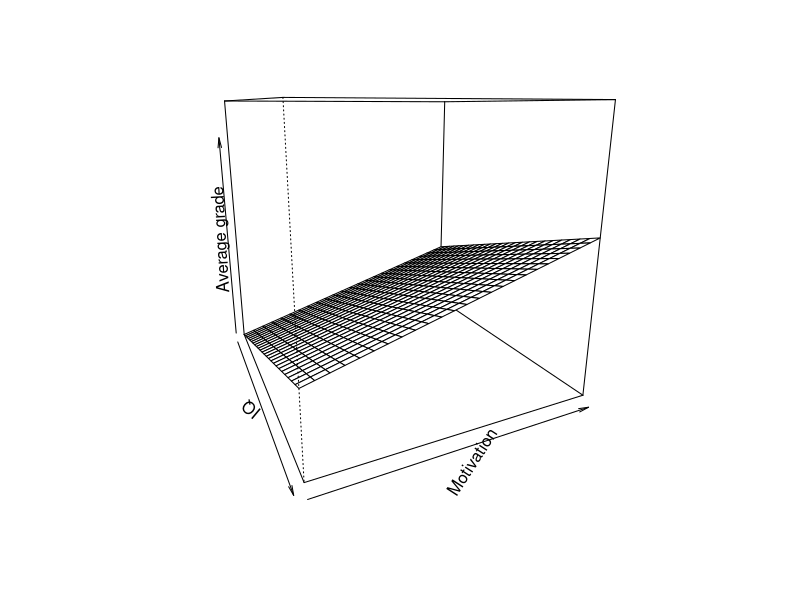
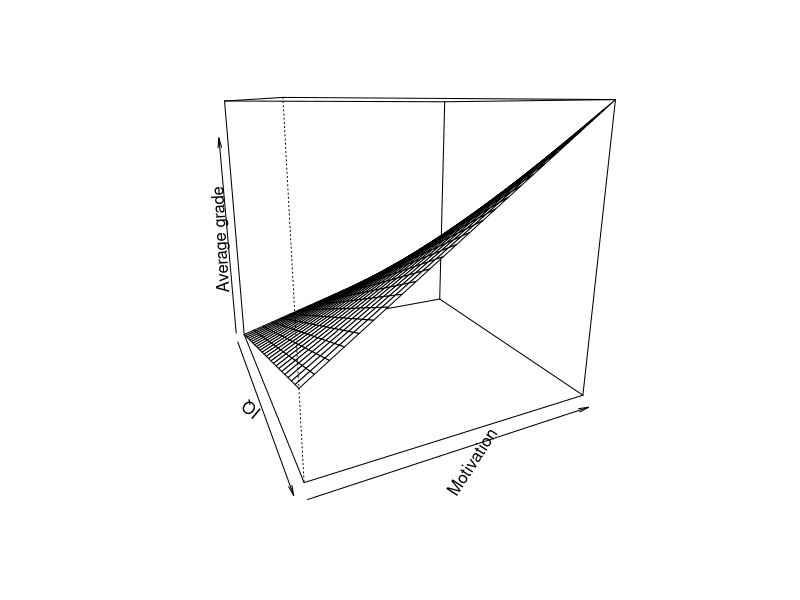
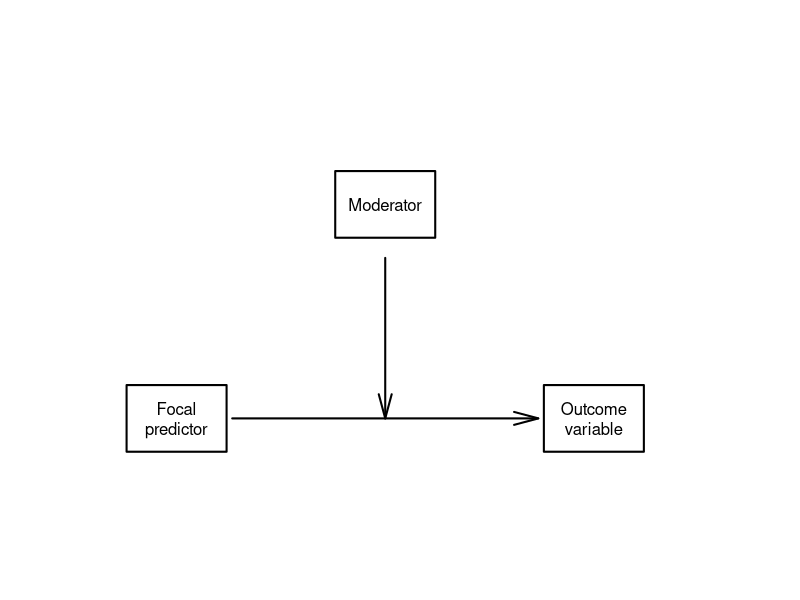
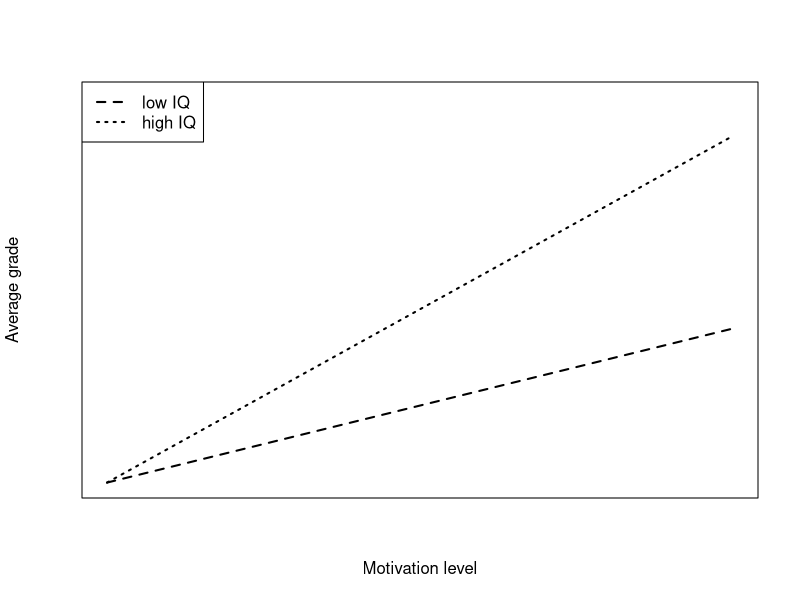

These charts were generated, in order, by the following R code:
## ---- chunk 1
knitr::opts_chunk$set(echo = FALSE)
## ---- chunk 2
x = seq(0, 10, length.out = 25)
y = seq(0, 10, length.out = 25)
z = expand.grid(x, y)
z = z$Var1 + z$Var2
z = matrix(z, ncol=25, byrow = T)
persp(x=x,y=y,z=z, theta=65, phi=15, zlim=c(0,35),
      xlab="IQ", ylab="Motivation",zlab="Average grade")
## ---- chunk 3
x = seq(0, 10, length.out = 25)
y = seq(0, 10, length.out = 25)
z = expand.grid(x, y)
z = z$Var1 + z$Var2 + 0.15*z$Var1*z$Var2
z = matrix(z, ncol=25, byrow = T)
persp(x=x,y=y,z=z, theta=65, phi=15, zlim=c(0,35),
      xlab="IQ", ylab="Motivation",zlab="Average grade")
## ---- chunk 4
x <- seq(1,10, length.out = 2)
y <- seq(1,10, length.out = 2)
plot(x,y,type='n',xlab='',ylab='',xaxt='n',yaxt='n',bty='n')
symbols(c(2,5,8),c(2.5, 7.5, 2.5), 
        rectangles = matrix(rep(c(3,2),3), ncol=2, byrow=T),lwd=2, add=T)
text(c(2,5,8),c(2.5, 7.5, 2.5),
     labels=c('Focal\npredictor','Moderator','Outcome\nvariable'))
arrows(2.8,2.5,7.2,2.5, code=2, lwd=2, angle=15)
arrows(5, 6.25, 5, 2.5, code=2, lwd=2, angle=15)
## ---- chunk 5
x = seq(0,10, length.out = 2)
y = seq(0,10, length.out = 2)
plot(x,y, type='n', xlab="Motivation level", ylab="Average grade", xaxt="n", yaxt="n")
lines(x, 0.4*x, lwd=2, lty=2)
lines(x, 0.9*x, lwd=2, lty=3)
legend("topleft", legend=c("low IQ", "high IQ"), lwd=c(2,2), lty=c(2,3))
